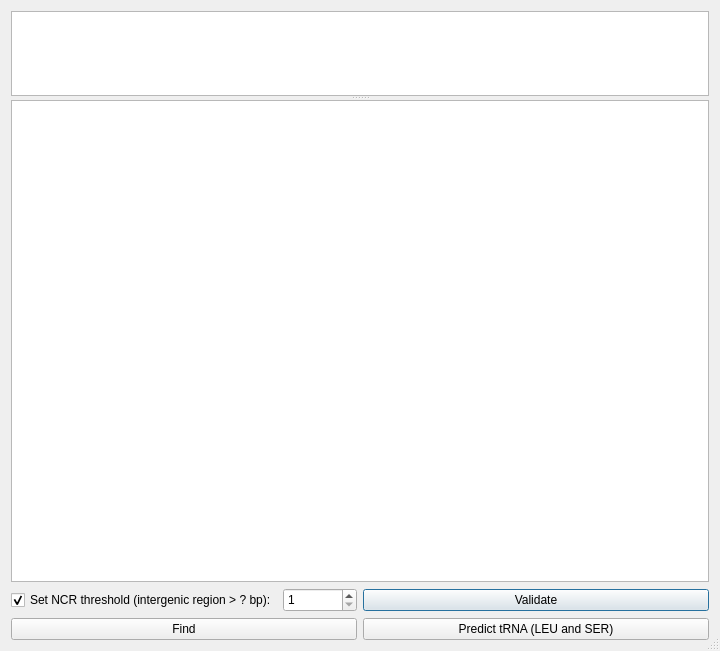
<?xml version="1.0" encoding="UTF-8"?>
<ui version="4.0">
 <class>GBeditor</class>
 <widget class="QDialog" name="GBeditor">
  <property name="geometry">
   <rect>
    <x>0</x>
    <y>0</y>
    <width>720</width>
    <height>651</height>
   </rect>
  </property>
  <property name="sizePolicy">
   <sizepolicy hsizetype="Expanding" vsizetype="Expanding">
    <horstretch>0</horstretch>
    <verstretch>0</verstretch>
   </sizepolicy>
  </property>
  <property name="windowTitle">
   <string>GenBank Editor</string>
  </property>
  <property name="sizeGripEnabled">
   <bool>true</bool>
  </property>
  <layout class="QVBoxLayout" name="verticalLayout">
   <item>
    <widget class="QSplitter" name="splitter">
     <property name="orientation">
      <enum>Qt::Vertical</enum>
     </property>
     <widget class="QTableWidget" name="tableWidget">
      <property name="sizePolicy">
       <sizepolicy hsizetype="Expanding" vsizetype="Fixed">
        <horstretch>0</horstretch>
        <verstretch>0</verstretch>
       </sizepolicy>
      </property>
      <property name="minimumSize">
       <size>
        <width>0</width>
        <height>85</height>
       </size>
      </property>
      <property name="maximumSize">
       <size>
        <width>16777215</width>
        <height>85</height>
       </size>
      </property>
      <attribute name="horizontalHeaderStretchLastSection">
       <bool>true</bool>
      </attribute>
     </widget>
     <widget class="QTextBrowser" name="textBrowser">
      <property name="autoFillBackground">
       <bool>true</bool>
      </property>
      <property name="tabChangesFocus">
       <bool>true</bool>
      </property>
      <property name="undoRedoEnabled">
       <bool>true</bool>
      </property>
      <property name="readOnly">
       <bool>false</bool>
      </property>
      <property name="openExternalLinks">
       <bool>true</bool>
      </property>
     </widget>
    </widget>
   </item>
   <item>
    <layout class="QHBoxLayout" name="horizontalLayout_2">
     <item>
      <layout class="QHBoxLayout" name="horizontalLayout">
       <item>
        <widget class="QCheckBox" name="checkBox">
         <property name="text">
          <string>Set NCR threshold (intergenic region &gt; ? bp):</string>
         </property>
         <property name="checked">
          <bool>true</bool>
         </property>
        </widget>
       </item>
       <item>
        <widget class="QSpinBox" name="spinBox">
         <property name="minimumSize">
          <size>
           <width>0</width>
           <height>24</height>
          </size>
         </property>
         <property name="minimum">
          <number>1</number>
         </property>
         <property name="maximum">
          <number>10000</number>
         </property>
         <property name="value">
          <number>1</number>
         </property>
        </widget>
       </item>
      </layout>
     </item>
     <item>
      <widget class="QPushButton" name="pushButton_2">
       <property name="text">
        <string>Validate</string>
       </property>
       <property name="icon">
        <iconset resource="../myRes.qrc">
         <normaloff>:/picture/resourses/valid_shield-512.png</normaloff>:/picture/resourses/valid_shield-512.png</iconset>
       </property>
      </widget>
     </item>
    </layout>
   </item>
   <item>
    <layout class="QHBoxLayout" name="horizontalLayout_3">
     <item>
      <widget class="QPushButton" name="pushButton">
       <property name="text">
        <string>Find</string>
       </property>
       <property name="icon">
        <iconset resource="../myRes.qrc">
         <normaloff>:/picture/resourses/Spotlight_OS_X.svg.png</normaloff>:/picture/resourses/Spotlight_OS_X.svg.png</iconset>
       </property>
      </widget>
     </item>
     <item>
      <widget class="QPushButton" name="pushButton_7">
       <property name="toolTip">
        <string>Predict unrecognized tRNAs using ARWEN</string>
       </property>
       <property name="text">
        <string>Predict tRNA (LEU and SER)</string>
       </property>
       <property name="icon">
        <iconset resource="../myRes.qrc">
         <normaloff>:/picture/resourses/original.png</normaloff>:/picture/resourses/original.png</iconset>
       </property>
      </widget>
     </item>
    </layout>
   </item>
  </layout>
 </widget>
 <resources>
  <include location="../myRes.qrc"/>
 </resources>
 <connections>
  <connection>
   <sender>checkBox</sender>
   <signal>toggled(bool)</signal>
   <receiver>spinBox</receiver>
   <slot>setEnabled(bool)</slot>
   <hints>
    <hint type="sourcelabel">
     <x>117</x>
     <y>593</y>
    </hint>
    <hint type="destinationlabel">
     <x>292</x>
     <y>605</y>
    </hint>
   </hints>
  </connection>
 </connections>
</ui>
